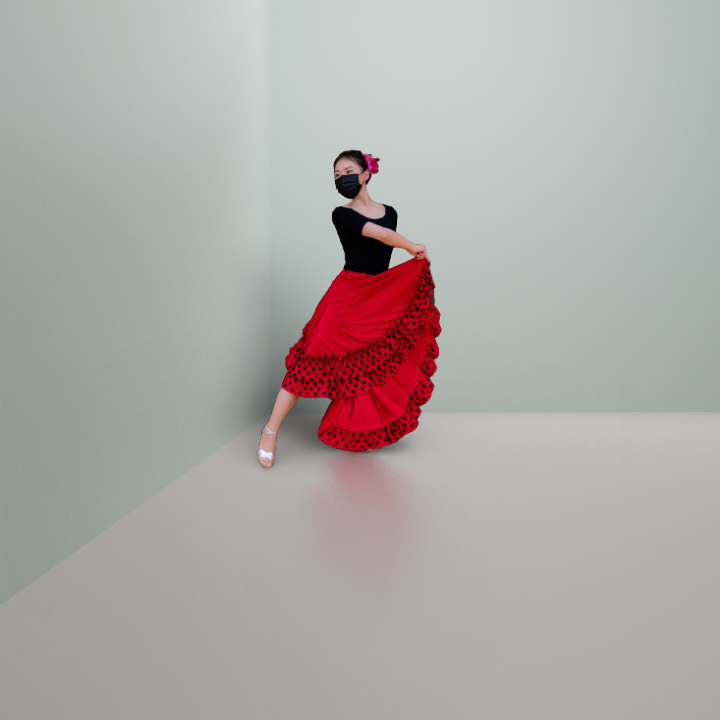
#> input picture new_website/images/PixHtLab1.png, 720 x 720 px
$ python zoom_in.py
#> lines starting #> are read from the running program, lines starting #| are printed output that depends on the picture
import matplotlib.pyplot as plt
import numpy as np

img = plt.imread('PixHtLab1.png')
#> img is the input picture: shape (720, 720, 4) float32; mean R, G, B, A 0.68, 0.665, 0.655, 1

pos = [0.1, 0.1]
size = [0.7, 0.7]

h, w = img.shape[:2]
#> h = 720; w = 720

pos = [int(pos[0] * h), int(pos[1] * w)]
#> pos = [72, 72]
size = [int(size[0] * h), int(size[1] * w)]
#> size = [503, 503]

cropped = img[pos[0]:pos[0] + size[0], pos[1]:pos[1] + size[1]]
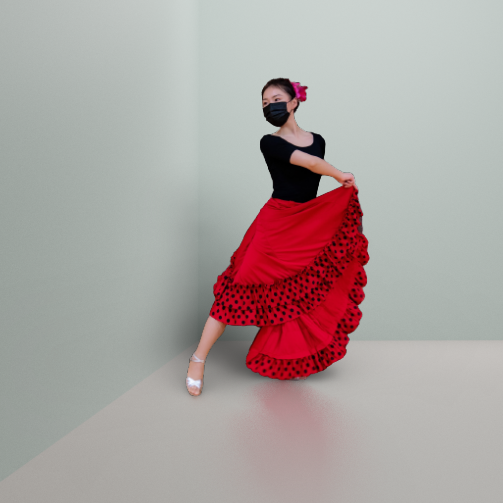
#> cropped: shape (503, 503, 4) float32; mean R, G, B, A 0.676, 0.634, 0.628, 1

plt.imsave('PixHtLab1_zoomed.png', cropped)
